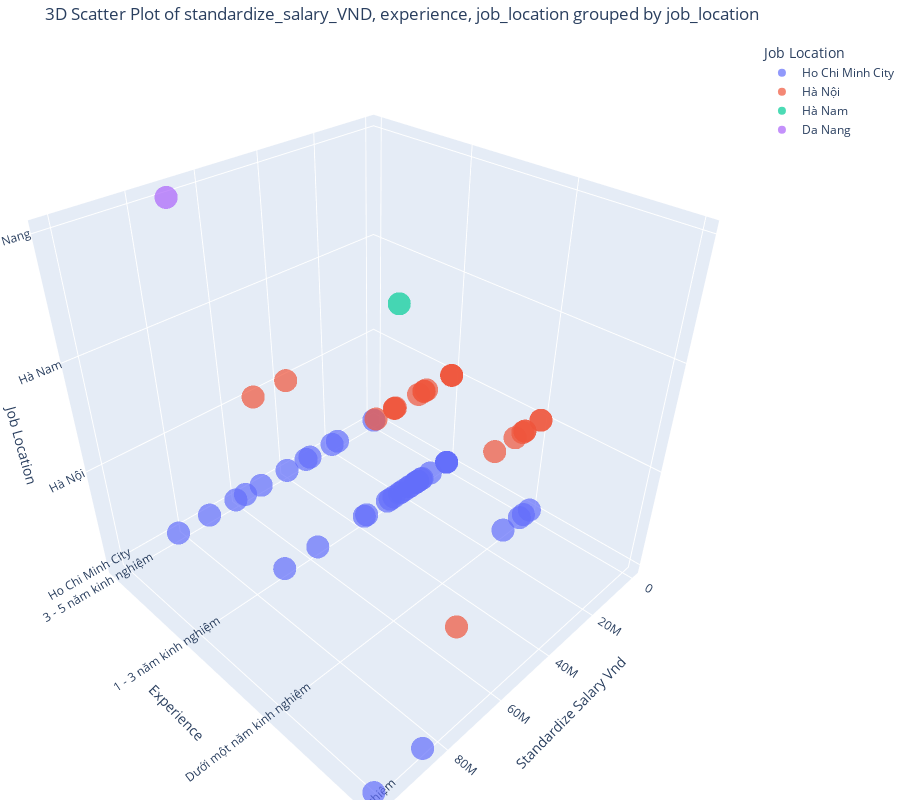

Notebook cell for this chart:
### Code cell
# Sử dụng hàm
scatter_3d_fig = visualization.create_scatter_3d(
    df=df_data,
    x_col="standardize_salary_VND",
    y_col="experience",
    z_col="job_location",
    color_col="job_location"
)

# Hiển thị biểu đồ
scatter_3d_fig.show()

### Figure 1 — Plotly figure (JSON) as saved in the notebook; plotly's stock layout.template omitted (floating-point values rounded to 4 significant figures)
{"data": [{"hovertemplate": "Job Location=%{z}<br>Standardize Salary Vnd=%{x}<br>Experience=%{y}<extra></extra>", "legendgroup": "Ho Chi Minh City", "marker": {"color": "#636efa", "opacity": 0.7, "symbol": "circle"}, "mode": "markers", "name": "Ho Chi Minh City", "scene": "scene", "showlegend": true, "type": "scatter3d", "x": [40000000, 20000000, null, 30000000, null, 38000000, 25000000, 238, null, null, null, 18000000, 2500000, 3000000, 2500000, null, null, null, 238, 11999900, 31750064, null, 14000000, 15000000, 57150114, 21590043, 3000000, null, null, null, null, null, 15000000, 15000000, null, 238, 238, null, 27940056, 71120142, 60960122, 17500000, 20000000, 5000000, null, null, 150, 37000000, null, 26670053, null, null, null, null, null, null, null, 17500000, 85587128, null, 82550165, 57150114, 12500000, 14000000, 69850140, 555, 8000000, 101600203, 238, 13000000, 1674, 50800102, 22500000, null], "y": ["3 - 5 năm kinh nghiệm", "1 - 3 năm kinh nghiệm", "1 - 3 năm kinh nghiệm", "3 - 5 năm kinh nghiệm", "1 - 3 năm kinh nghiệm", "1 - 3 năm kinh nghiệm", "1 - 3 năm kinh nghiệm", "1 - 3 năm kinh nghiệm", "1 - 3 năm kinh nghiệm", "1 - 3 năm kinh nghiệm", "1 - 3 năm kinh nghiệm", "1 - 3 năm kinh nghiệm", null, "Dưới một năm kinh nghiệm", null, "1 - 3 năm kinh nghiệm", "1 - 3 năm kinh nghiệm", "1 - 3 năm kinh nghiệm", "1 - 3 năm kinh nghiệm", "1 - 3 năm kinh nghiệm", "3 - 5 năm kinh nghiệm", "Dưới một năm kinh nghiệm", "1 - 3 năm kinh nghiệm", "1 - 3 năm kinh nghiệm", "3 - 5 năm kinh nghiệm", "1 - 3 năm kinh nghiệm", null, "1 - 3 năm kinh nghiệm", "1 - 3 năm kinh nghiệm", "1 - 3 năm kinh nghiệm", "1 - 3 năm kinh nghiệm", "1 - 3 năm kinh nghiệm", "1 - 3 năm kinh nghiệm", "1 - 3 năm kinh nghiệm", "1 - 3 năm kinh nghiệm", "3 - 5 năm kinh nghiệm", null, null, "1 - 3 năm kinh nghiệm", "3 - 5 năm kinh nghiệm", "3 - 5 năm kinh nghiệm", "3 - 5 năm kinh nghiệm", "3 - 5 năm kinh nghiệm", "Dưới một năm kinh nghiệm", "Dưới một năm kinh nghiệm", "Dưới một năm kinh nghiệm", "Dưới một năm kinh nghiệm", "1 - 3 năm kinh nghiệm", null, "1 - 3 năm kinh nghiệm", null, null, "5 - 10 năm kinh nghiệm", "1 - 3 năm kinh nghiệm", null, null, null, "1 - 3 năm kinh nghiệm", "5 - 10 năm kinh nghiệm", "1 - 3 năm kinh nghiệm", "3 - 5 năm kinh nghiệm", "1 - 3 năm kinh nghiệm", "1 - 3 năm kinh nghiệm", "1 - 3 năm kinh nghiệm", "1 - 3 năm kinh nghiệm", null, "1 - 3 năm kinh nghiệm", "5 - 10 năm kinh nghiệm", "1 - 3 năm kinh nghiệm", "Dưới một năm kinh nghiệm", "1 - 3 năm kinh nghiệm", "3 - 5 năm kinh nghiệm", "1 - 3 năm kinh nghiệm", "1 - 3 năm kinh nghiệm"], "z": ["Ho Chi Minh City", "Ho Chi Minh City", "Ho Chi Minh City", "Ho Chi Minh City", "Ho Chi Minh City", "Ho Chi Minh City", "Ho Chi Minh City", "Ho Chi Minh City", "Ho Chi Minh City", "Ho Chi Minh City", "Ho Chi Minh City", "Ho Chi Minh City", "Ho Chi Minh City", "Ho Chi Minh City", "Ho Chi Minh City", "Ho Chi Minh City", "Ho Chi Minh City", "Ho Chi Minh City", "Ho Chi Minh City", "Ho Chi Minh City", "Ho Chi Minh City", "Ho Chi Minh City", "Ho Chi Minh City", "Ho Chi Minh City", "Ho Chi Minh City", "Ho Chi Minh City", "Ho Chi Minh City", "Ho Chi Minh City", "Ho Chi Minh City", "Ho Chi Minh City", "Ho Chi Minh City", "Ho Chi Minh City", "Ho Chi Minh City", "Ho Chi Minh City", "Ho Chi Minh City", "Ho Chi Minh City", "Ho Chi Minh City", "Ho Chi Minh City", "Ho Chi Minh City", "Ho Chi Minh City", "Ho Chi Minh City", "Ho Chi Minh City", "Ho Chi Minh City", "Ho Chi Minh City", "Ho Chi Minh City", "Ho Chi Minh City", "Ho Chi Minh City", "Ho Chi Minh City", "Ho Chi Minh City", "Ho Chi Minh City", "Ho Chi Minh City", "Ho Chi Minh City", "Ho Chi Minh City", "Ho Chi Minh City", "Ho Chi Minh City", "Ho Chi Minh City", "Ho Chi Minh City", "Ho Chi Minh City", "Ho Chi Minh City", "Ho Chi Minh City", "Ho Chi Minh City", "Ho Chi Minh City", "Ho Chi Minh City", "Ho Chi Minh City", "Ho Chi Minh City", "Ho Chi Minh City", "Ho Chi Minh City", "Ho Chi Minh City", "Ho Chi Minh City", "Ho Chi Minh City", "Ho Chi Minh City", "Ho Chi Minh City", "Ho Chi Minh City", "Ho Chi Minh City"]}, {"hovertemplate": "Job Location=%{z}<br>Standardize Salary Vnd=%{x}<br>Experience=%{y}<extra></extra>", "legendgroup": "Hà Nội", "marker": {"color": "#EF553B", "opacity": 0.7, "symbol": "circle"}, "mode": "markers", "name": "Hà Nội", "scene": "scene", "showlegend": true, "type": "scatter3d", "x": [25400051, null, null, null, 33020066, null, 38100076, 12690355, null, 15000000, null, 25000000, 11500000, null, 12000000, null, null, null, null, 238, 8500000, 38100076, 238, 238, 7500000, 7500000, 238, 238, null, 238, null, 25400051, null, 50800102, 76200152, 21000000, 12500050, null], "y": ["1 - 3 năm kinh nghiệm", "1 - 3 năm kinh nghiệm", "1 - 3 năm kinh nghiệm", "1 - 3 năm kinh nghiệm", "1 - 3 năm kinh nghiệm", null, null, "1 - 3 năm kinh nghiệm", "Dưới một năm kinh nghiệm", "1 - 3 năm kinh nghiệm", "Dưới một năm kinh nghiệm", "1 - 3 năm kinh nghiệm", "1 - 3 năm kinh nghiệm", "1 - 3 năm kinh nghiệm", "Dưới một năm kinh nghiệm", "1 - 3 năm kinh nghiệm", "1 - 3 năm kinh nghiệm", "1 - 3 năm kinh nghiệm", "1 - 3 năm kinh nghiệm", null, "Dưới một năm kinh nghiệm", "3 - 5 năm kinh nghiệm", "Dưới một năm kinh nghiệm", "Dưới một năm kinh nghiệm", "Dưới một năm kinh nghiệm", "Dưới một năm kinh nghiệm", "1 - 3 năm kinh nghiệm", "1 - 3 năm kinh nghiệm", "1 - 3 năm kinh nghiệm", "1 - 3 năm kinh nghiệm", null, "1 - 3 năm kinh nghiệm", "1 - 3 năm kinh nghiệm", "3 - 5 năm kinh nghiệm", "5 - 10 năm kinh nghiệm", "Dưới một năm kinh nghiệm", "1 - 3 năm kinh nghiệm", "1 - 3 năm kinh nghiệm"], "z": ["Hà Nội", "Hà Nội", "Hà Nội", "Hà Nội", "Hà Nội", "Hà Nội", "Hà Nội", "Hà Nội", "Hà Nội", "Hà Nội", "Hà Nội", "Hà Nội", "Hà Nội", "Hà Nội", "Hà Nội", "Hà Nội", "Hà Nội", "Hà Nội", "Hà Nội", "Hà Nội", "Hà Nội", "Hà Nội", "Hà Nội", "Hà Nội", "Hà Nội", "Hà Nội", "Hà Nội", "Hà Nội", "Hà Nội", "Hà Nội", "Hà Nội", "Hà Nội", "Hà Nội", "Hà Nội", "Hà Nội", "Hà Nội", "Hà Nội", "Hà Nội"]}, {"hovertemplate": "Job Location=%{z}<br>Standardize Salary Vnd=%{x}<br>Experience=%{y}<extra></extra>", "legendgroup": "Hà Nam", "marker": {"color": "#00cc96", "opacity": 0.7, "symbol": "circle"}, "mode": "markers", "name": "Hà Nam", "scene": "scene", "showlegend": true, "type": "scatter3d", "x": [24130048], "y": ["1 - 3 năm kinh nghiệm"], "z": ["Hà Nam"]}, {"hovertemplate": "Job Location=%{z}<br>Standardize Salary Vnd=%{x}<br>Experience=%{y}<extra></extra>", "legendgroup": "Da Nang", "marker": {"color": "#ab63fa", "opacity": 0.7, "symbol": "circle"}, "mode": "markers", "name": "Da Nang", "scene": "scene", "showlegend": true, "type": "scatter3d", "x": [71120142], "y": ["3 - 5 năm kinh nghiệm"], "z": ["Da Nang"]}], "layout": {"height": 800, "legend": {"title": {"text": "Job Location"}, "tracegroupgap": 0}, "margin": {"b": 0, "l": 0, "r": 0, "t": 40}, "scene": {"domain": {"x": [0, 1], "y": [0, 1]}, "xaxis": {"title": {"text": "Standardize Salary Vnd"}}, "yaxis": {"title": {"text": "Experience"}}, "zaxis": {"categoryarray": ["Ho Chi Minh City", "Hà Nội", "Hà Nam", "Da Nang"], "categoryorder": "array", "title": {"text": "Job Location"}}}, "title": {"text": "3D Scatter Plot of standardize_salary_VND, experience, job_location grouped by job_location"}}}
